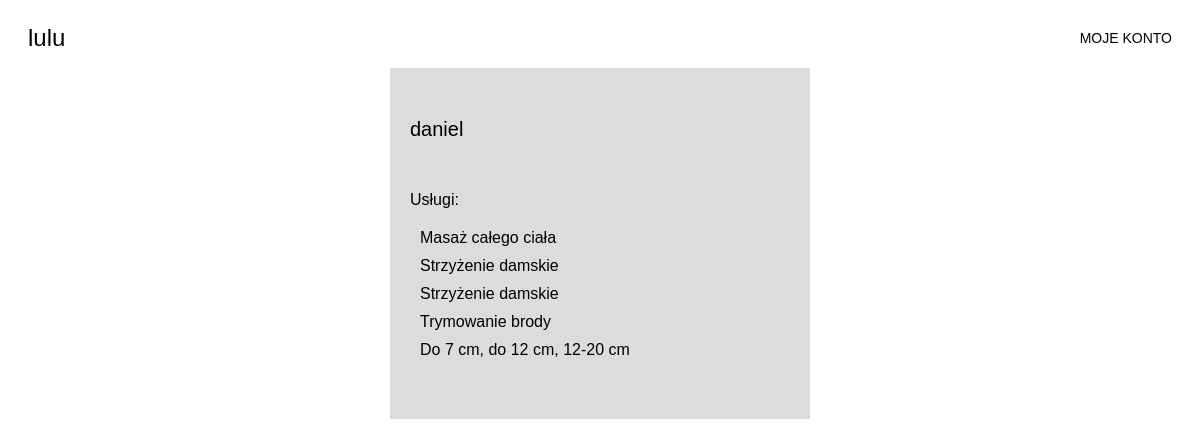
Screenshot of /profile/my/ (signed in) with the database file from the repository.
### services/models.py (models this page shows, shortened)
class Service(models.Model):
    category = models.ForeignKey(Category, on_delete=models.CASCADE, null=True)
    types = models.ForeignKey(Type, on_delete=models.SET_NULL, null=True)
    user = models.ForeignKey(User, on_delete=models.CASCADE, null=True)
    price_min = models.IntegerField(null=True)
    price_max = models.IntegerField(null=True)

class Type(models.Model):
    name = models.CharField(max_length=100)
    category = models.ForeignKey(Category, on_delete=models.CASCADE, null=True)

### services/views.py (the view)
# urls.py: path("profile/my/", views.get_my_profile, name = 'my_profile_page'),
@login_required(login_url="/login")
def get_my_profile(request):
    user = User.objects.get(id=request.user.id)
    services = Service.objects.filter(user = request.user.id)
    return render(request, 'profile.html', {'user': user, "services": services})

### services/templates/profile.html
{% extends "main.html" %}
{% block content%}
<div style="">
    <div style="display: flex; flex-direction: column; align-items: start; background-color: #dcdcde; max-width: 380px; margin: auto; padding: 50px 20px 50px 20px">
        <div style=" font-size: 20px">{{user.username}}</div>
        <div style="margin-bottom: 10px; margin-top: 50px;">Usługi:</div>
        <div>
            {% for service in services %}
            <div style="margin: 10px 0 10px 10px">{{service.types.name}}</div>
            {% endfor %}
        </div>
    </div>
</div>
{% endblock content%}

### rows the page displays
Service: types.name "Masaż całego ciała"
Service: types.name "Strzyżenie damskie"
Service: types.name "Strzyżenie damskie"
Service: types.name "Trymowanie brody"
Service: types.name "Do 7 cm, do 12 cm, 12-20 cm"

### other values shown
{{ user.username }} "daniel"
